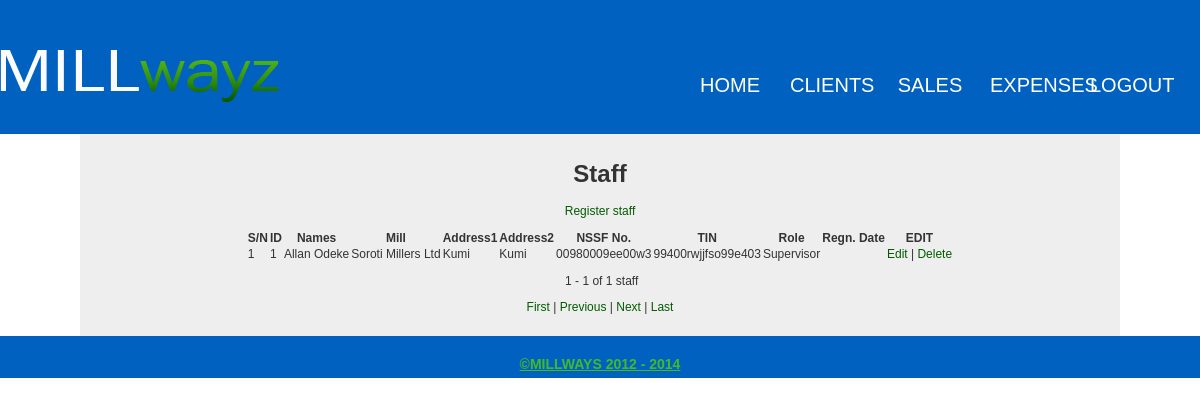
The page /listStaff.php (signed in) on the database its author committed.
### tables this page shows
CREATE TABLE IF NOT EXISTS `tbl_staff` (
  `staff_id` int(11) NOT NULL AUTO_INCREMENT,
  `fname` varchar(50) NOT NULL,
  `lname` varchar(50) NOT NULL,
  `address1` varchar(100) NOT NULL,
  `address2` varchar(100) NOT NULL,
  `nssfno` varchar(50) NOT NULL,
  `tin` varchar(50) DEFAULT NULL,
  `role` varchar(50) DEFAULT NULL,
  `millID` int(11) NOT NULL,
  `username` varchar(50) NOT NULL,
  `password` varchar(50) NOT NULL,
  `datemodified` timestamp NOT NULL DEFAULT CURRENT_TIMESTAMP,
  PRIMARY KEY (`staff_id`),
  KEY `millID` (`millID`)
);

CREATE TABLE IF NOT EXISTS `tbl_mill` (
  `millID` int(11) NOT NULL AUTO_INCREMENT,
  `millName` varchar(100) NOT NULL,
  `district` varchar(100) NOT NULL,
  `modifiedby` int(11) NOT NULL,
  PRIMARY KEY (`millID`)
);

### listStaff.php (the view, shortened to what this page needs)
<?php require_once('Connections/millwayconn.php'); ?>
<?php
if (!function_exists("GetSQLValueString")) {
function GetSQLValueString($theValue, $theType, $theDefinedValue = "", $theNotDefinedValue = "")
{
  $theValue = function_exists("mysql_real_escape_string") ? mysql_real_escape_string($theValue) : mysql_escape_string($theValue);
  switch ($theType) {
    case "long":
    case "int":
      $theValue = ($theValue != "") ? intval($theValue) : "NULL";
      break;
  }
  return $theValue;
}
}
$currentPage = $_SERVER["PHP_SELF"];
$maxRows_rsStaff = 10;
$pageNum_rsStaff = 0;
$startRow_rsStaff = $pageNum_rsStaff * $maxRows_rsStaff;
$adMill_rsStaff = "0";
if (isset($_SESSION['millID'])) {
  $adMill_rsStaff = $_SESSION['millID'];
}
$query_rsStaff = sprintf("SELECT tbl_staff.staff_id, tbl_staff.fname, tbl_staff.lname, tbl_staff.address1, tbl_staff.address2, tbl_staff.nssfno, tbl_staff.tin, tbl_staff.`role`, tbl_mill.millName FROM tbl_staff JOIN tbl_mill ON tbl_staff.millID=tbl_mill.millID WHERE tbl_staff.millID = %s ORDER BY tbl_staff.datemodified", GetSQLValueString($adMill_rsStaff, "int"));
$query_limit_rsStaff = sprintf("%s LIMIT %d, %d", $query_rsStaff, $startRow_rsStaff, $maxRows_rsStaff);
$rsStaff = mysql_query($query_limit_rsStaff, $millwayconn) or die(mysql_error());
$row_rsStaff = mysql_fetch_assoc($rsStaff);
if (isset($_GET['totalRows_rsStaff'])) {
  $totalRows_rsStaff = $_GET['totalRows_rsStaff'];
} else {
  $all_rsStaff = mysql_query($query_rsStaff);
  $totalRows_rsStaff = mysql_num_rows($all_rsStaff);
}
$totalPages_rsStaff = ceil($totalRows_rsStaff/$maxRows_rsStaff)-1;
$queryString_rsStaff = "";
$queryString_rsStaff = sprintf("&totalRows_rsStaff=%d%s", $totalRows_rsStaff, $queryString_rsStaff);
?>
<!DOCTYPE html PUBLIC "-//W3C//DTD XHTML 1.0 Transitional//EN" "http://www.w3.org/TR/xhtml1/DTD/xhtml1-transitional.dtd">
<html xmlns="http://www.w3.org/1999/xhtml">
<head>
<link href="CSS/default.css" rel="stylesheet" type="text/css" />
</head>
<body>
<div class="wrapOverall">
        <div class="header">
          <img class="logo" src="imgs/header_logo.png" width="279" height="52" alt="millways" />
          <div class="navMain">
                    <ul>
                     <li><a href="redirect.php">Home</a></li>
                     <li><a href="clients.php">Clients</a></li>
                     <li><a href="sales.php">Sales</a></li>
                     <li><a href="expenses.php">Expenses</a></li>
                     <li><a href="logout.php">Logout</a></li>
                    </ul>
          </div>
        </div>
        <div class="content">
          <h1>Staff</h1>
<p><a href="regStaff.php">Register staff</a></p>
          <?php if ($totalRows_rsStaff > 0) {  ?>
            <center>
              <table width="0" border="0" cellspacing="0" id="tbl_view">
                <tr>
                  <th scope="col">S/N</th>
                  <th scope="col">ID</th>
                  <th scope="col">Names</th>
                  <th scope="col">Mill</th>
                  <th scope="col">Address1</th>
                  <th scope="col">Address2</th>
                  <th scope="col">NSSF No.</th>
                  <th scope="col">TIN</th>
                  <th scope="col">Role</th>
                  <th scope="col">Regn. Date</th>
                  <th scope="col">EDIT</th>
                </tr>
                <?php $cnt=1; do { ?>
                  <tr>
                    <td><?php echo $cnt++; ?></td>
                    <td><?php echo $row_rsStaff['staff_id']; ?></td>
                    <td><?php echo $row_rsStaff['fname']; ?> <?php echo $row_rsStaff['lname']; ?></td>
                    <td><?php echo $row_rsStaff['millName']; ?></td>
                    <td><?php echo $row_rsStaff['address1']; ?></td>
                    <td><?php echo $row_rsStaff['address2']; ?></td>
                    <td><?php echo $row_rsStaff['nssfno']; ?></td>
                    <td><?php echo $row_rsStaff['tin']; ?></td>
                    <td><?php echo $row_rsStaff['role']; ?></td>
                    <td><?php echo $row_rsStaff['datemodified']; ?></td>
                    <td><a href="editStaff.php?staffId=<?php echo $row_rsStaff['staff_id']; ?>">Edit</a> | <a href="delete.php?staffId=<?php echo $row_rsStaff['staff_id']; ?>">Delete</a></td>
                  </tr>
                  <?php } while ($row_rsStaff = mysql_fetch_assoc($rsStaff)); ?>
              </table>
            </center>
            <p>&nbsp;<?php echo ($startRow_rsStaff + 1) ?> - <?php echo min($startRow_rsStaff + $maxRows_rsStaff, $totalRows_rsStaff) ?> of <?php echo $totalRows_rsStaff ?> staff</p>
            <p><a href="<?php printf("%s?pageNum_rsStaff=%d%s", $currentPage, 0, $queryString_rsStaff); ?>">First</a> | <a href="<?php printf("%s?pageNum_rsStaff=%d%s", $currentPage, max(0, $pageNum_rsStaff - 1), $queryString_rsStaff); ?>">Previous</a> | <a href="<?php printf("%s?pageNum_rsStaff=%d%s", $currentPage, min($totalPages_rsStaff, $pageNum_rsStaff + 1), $queryString_rsStaff); ?>">Next</a> | <a href="<?php printf("%s?pageNum_rsStaff=%d%s", $currentPage, $totalPages_rsStaff, $queryString_rsStaff); ?>">Last</a></p>
            <?php }  ?>
        </div>
      <div class="footer">&copy;millways 2012 - 2014</div>
    </div>
<p>&nbsp;</p>
</body>
</html>

### CSS/default.css (style rules this page uses)
body { text-align:center; background-image:url(../imgs/bg_body.jpg); background-repeat: repeat-x; background-color:#e4e4e4; background-attachment:fixed; background-position:top; font-family:Arial, Helvetica, sans-serif; font-size:12px; color:#333; margin:0; padding:0 0 25px 0; }
a { text-decoration: none; color: #035B01; }
.wrapOverall { margin:0px auto; }
.header { background-repeat:non; background-position:top center; height:134px; background-color:#0061C1; }
.navMain { margin: 70px 20px 20px 0px; float: right; display: block; }
.content { margin:0px auto; width:85%; padding:10px; background-color:#EEE; }
.footer { background-repeat:non; background-position:top center; text-align:center; color: #4b2; text-decoration:underline; font-weight:bold; font:"Trebuchet MS", Arial, Helvetica, sans-serif; font-size:14px; text-transform:uppercase; padding:20px; margin:opx auto; background-color:#0061C1; height:2px; }
.navMain ul { margin:0px; padding:0px; }
.navMain ul li { margin:0px; padding:0px 10px; list-style:none; float:left; }
.navMain ul li a { margin:0px; padding:0px; color:#FFF; text-decoration:none; font-weight:normal; font-size:20px; font-family:"Trebuchet MS", Arial, Helvetica, sans-serif; text-transform:uppercase; }
.navMain ul li a:link,nav ul li a:visited { display: block; height: 30px; width: 80px; line-height: 30px; text-align: center; }
.header img.logo { float:left; margin:50px 0px 25px 0px; }
table { margin:0px 0px 10px 0px; }

### rows shown on the page
tbl_staff: staff_id "1", fname "Allan", lname "Odeke", millID.millName "Soroti Millers Ltd", address1 "Kumi", address2 "Kumi", nssfno "00980009ee00w3", tin "99400rwjjfso99e403", role "Supervisor"

### other values the page prints
$startRow_rsStaff + 1 "1"
min($startRow_rsStaff + $maxRows_rsStaff, $totalRows_rsStaff) "1"
$totalRows_rsStaff "1"
